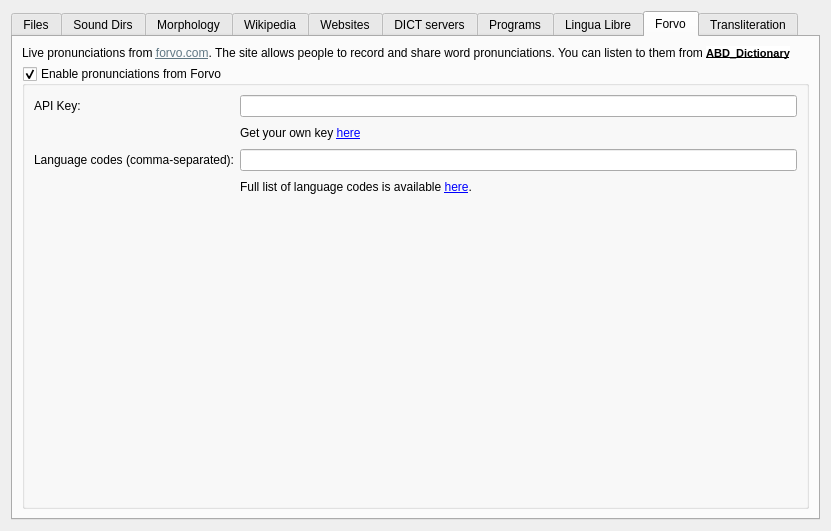
<?xml version="1.0" encoding="UTF-8"?>
<ui version="4.0">
 <class>Sources</class>
 <widget class="QWidget" name="Sources">
  <property name="geometry">
   <rect>
    <x>0</x>
    <y>0</y>
    <width>831</width>
    <height>531</height>
   </rect>
  </property>
  <property name="windowTitle">
   <string notr="true">Sources</string>
  </property>
  <layout class="QVBoxLayout" name="verticalLayout_9">
   <item>
    <widget class="QTabWidget" name="tabWidget">
     <property name="currentIndex">
      <number>8</number>
     </property>
     <property name="iconSize">
      <size>
       <width>15</width>
       <height>15</height>
      </size>
     </property>
     <property name="elideMode">
      <enum>Qt::ElideNone</enum>
     </property>
     <property name="usesScrollButtons">
      <bool>true</bool>
     </property>
     <widget class="QWidget" name="filesTab">
      <attribute name="icon">
       <iconset resource="../../resources.qrc">
        <normaloff>:/icons/folders.svg</normaloff>:/icons/folders.svg</iconset>
      </attribute>
      <attribute name="title">
       <string>Files</string>
      </attribute>
      <layout class="QVBoxLayout" name="verticalLayout_2">
       <item>
        <widget class="QLabel" name="label">
         <property name="text">
          <string>Paths to search for the dictionary files:</string>
         </property>
        </widget>
       </item>
       <item>
        <layout class="QHBoxLayout" name="horizontalLayout">
         <item>
          <widget class="QTreeView" name="paths"/>
         </item>
         <item>
          <layout class="QVBoxLayout" name="verticalLayout">
           <item>
            <widget class="QPushButton" name="addPath">
             <property name="text">
              <string>&amp;Add...</string>
             </property>
            </widget>
           </item>
           <item>
            <widget class="QPushButton" name="removePath">
             <property name="text">
              <string>&amp;Remove</string>
             </property>
            </widget>
           </item>
           <item>
            <spacer name="verticalSpacer">
             <property name="orientation">
              <enum>Qt::Vertical</enum>
             </property>
             <property name="sizeHint" stdset="0">
              <size>
               <width>17</width>
               <height>68</height>
              </size>
             </property>
            </spacer>
           </item>
           <item>
            <widget class="QPushButton" name="rescan">
             <property name="text">
              <string>Re&amp;scan now</string>
             </property>
            </widget>
           </item>
          </layout>
         </item>
        </layout>
       </item>
      </layout>
     </widget>
     <widget class="QWidget" name="tab">
      <attribute name="icon">
       <iconset resource="../../resources.qrc">
        <normaloff>:/icons/folder-sound.svg</normaloff>:/icons/folder-sound.svg</iconset>
      </attribute>
      <attribute name="title">
       <string>Sound Dirs</string>
      </attribute>
      <layout class="QVBoxLayout" name="verticalLayout_7">
       <item>
        <widget class="QLabel" name="label_3">
         <property name="text">
          <string>Make dictionaries from bunches of audiofiles by adding paths here:</string>
         </property>
        </widget>
       </item>
       <item>
        <layout class="QHBoxLayout" name="horizontalLayout_3">
         <item>
          <widget class="QTreeView" name="soundDirs"/>
         </item>
         <item>
          <layout class="QVBoxLayout" name="verticalLayout_6">
           <item>
            <widget class="QPushButton" name="addSoundDir">
             <property name="text">
              <string>&amp;Add...</string>
             </property>
            </widget>
           </item>
           <item>
            <widget class="QPushButton" name="removeSoundDir">
             <property name="text">
              <string>&amp;Remove</string>
             </property>
            </widget>
           </item>
           <item>
            <spacer name="verticalSpacer_3">
             <property name="orientation">
              <enum>Qt::Vertical</enum>
             </property>
             <property name="sizeHint" stdset="0">
              <size>
               <width>20</width>
               <height>40</height>
              </size>
             </property>
            </spacer>
           </item>
          </layout>
         </item>
        </layout>
       </item>
      </layout>
     </widget>
     <widget class="QWidget" name="tab_2">
      <attribute name="icon">
       <iconset resource="../../resources.qrc">
        <normaloff>:/icons/icon32_hunspell.png</normaloff>:/icons/icon32_hunspell.png</iconset>
      </attribute>
      <attribute name="title">
       <string>Morphology</string>
      </attribute>
      <layout class="QVBoxLayout" name="verticalLayout_8">
       <item>
        <widget class="QLabel" name="label_4">
         <property name="text">
          <string>Path to a directory with Hunspell/Myspell dictionaries:</string>
         </property>
        </widget>
       </item>
       <item>
        <layout class="QHBoxLayout" name="horizontalLayout_4">
         <item>
          <widget class="QLineEdit" name="hunspellPath">
           <property name="readOnly">
            <bool>true</bool>
           </property>
          </widget>
         </item>
         <item>
          <widget class="QPushButton" name="changeHunspellPath">
           <property name="text">
            <string>&amp;Change...</string>
           </property>
          </widget>
         </item>
        </layout>
       </item>
       <item>
        <widget class="QLabel" name="label_5">
         <property name="text">
          <string>Available morphology dictionaries:</string>
         </property>
        </widget>
       </item>
       <item>
        <layout class="QHBoxLayout" name="horizontalLayout_5">
         <item>
          <widget class="QTreeView" name="hunspellDictionaries"/>
         </item>
         <item>
          <widget class="QLabel" name="label_6">
           <property name="text">
            <string>Each morphology dictionary appears as a
separate auxiliary dictionary which
provides stem words for searches and
spelling suggestions for mistyped words.
Add appropriate dictionaries to the bottoms
of the appropriate groups to use them.</string>
           </property>
           <property name="textFormat">
            <enum>Qt::PlainText</enum>
           </property>
           <property name="wordWrap">
            <bool>false</bool>
           </property>
          </widget>
         </item>
        </layout>
       </item>
      </layout>
     </widget>
     <widget class="QWidget" name="mediaWikisTab">
      <attribute name="icon">
       <iconset resource="../../resources.qrc">
        <normaloff>:/icons/icon32_wiki.png</normaloff>:/icons/icon32_wiki.png</iconset>
      </attribute>
      <attribute name="title">
       <string>Wikipedia</string>
      </attribute>
      <layout class="QVBoxLayout" name="verticalLayout_4">
       <item>
        <widget class="QLabel" name="label_2">
         <property name="text">
          <string>Wikipedia (MediaWiki) sites:</string>
         </property>
        </widget>
       </item>
       <item>
        <layout class="QHBoxLayout" name="horizontalLayout_2">
         <item>
          <widget class="QTreeView" name="mediaWikis"/>
         </item>
         <item>
          <layout class="QVBoxLayout" name="verticalLayout_3">
           <item>
            <widget class="QPushButton" name="addMediaWiki">
             <property name="text">
              <string>&amp;Add...</string>
             </property>
            </widget>
           </item>
           <item>
            <widget class="QPushButton" name="removeMediaWiki">
             <property name="text">
              <string>&amp;Remove</string>
             </property>
            </widget>
           </item>
           <item>
            <spacer name="verticalSpacer_2">
             <property name="orientation">
              <enum>Qt::Vertical</enum>
             </property>
             <property name="sizeType">
              <enum>QSizePolicy::Expanding</enum>
             </property>
             <property name="sizeHint" stdset="0">
              <size>
               <width>20</width>
               <height>40</height>
              </size>
             </property>
            </spacer>
           </item>
          </layout>
         </item>
        </layout>
       </item>
      </layout>
     </widget>
     <widget class="QWidget" name="tab_4">
      <attribute name="icon">
       <iconset resource="../../resources.qrc">
        <normaloff>:/icons/internet.svg</normaloff>:/icons/internet.svg</iconset>
      </attribute>
      <attribute name="title">
       <string>Websites</string>
      </attribute>
      <layout class="QVBoxLayout" name="verticalLayout_11">
       <item>
        <widget class="QLabel" name="label_9">
         <property name="text">
          <string>Any websites. A string %GDWORD% will be replaced with the query word:</string>
         </property>
        </widget>
       </item>
       <item>
        <layout class="QHBoxLayout" name="horizontalLayout_6">
         <item>
          <widget class="QTreeView" name="webSites"/>
         </item>
         <item>
          <layout class="QVBoxLayout" name="verticalLayout_10">
           <item>
            <widget class="QPushButton" name="addWebSite">
             <property name="text">
              <string>&amp;Add...</string>
             </property>
            </widget>
           </item>
           <item>
            <widget class="QPushButton" name="removeWebSite">
             <property name="text">
              <string>&amp;Remove</string>
             </property>
            </widget>
           </item>
           <item>
            <spacer name="verticalSpacer_8">
             <property name="orientation">
              <enum>Qt::Vertical</enum>
             </property>
             <property name="sizeHint" stdset="0">
              <size>
               <width>20</width>
               <height>40</height>
              </size>
             </property>
            </spacer>
           </item>
          </layout>
         </item>
        </layout>
       </item>
       <item>
        <widget class="QLabel" name="label_10">
         <property name="text">
          <string>Alternatively, use %GD1251% for CP1251, %GDISO1%...%GDISO16% for ISO 8859-1...ISO 8859-16 respectively,
%GDBIG5% for Big-5, %GDBIG5HKSCS% for Big5-HKSCS, %GDGBK% for GBK and GB18030, %GDSHIFTJIS% for Shift-JIS.</string>
         </property>
        </widget>
       </item>
      </layout>
     </widget>
     <widget class="QWidget" name="dictdTab">
      <attribute name="icon">
       <iconset resource="../../resources.qrc">
        <normaloff>:/icons/network.svg</normaloff>:/icons/network.svg</iconset>
      </attribute>
      <attribute name="title">
       <string>DICT servers</string>
      </attribute>
      <layout class="QVBoxLayout" name="verticalLayout_16">
       <item>
        <widget class="QLabel" name="label_116">
         <property name="text">
          <string>DICT servers:</string>
         </property>
        </widget>
       </item>
       <item>
        <layout class="QHBoxLayout" name="horizontalLayout_16">
         <item>
          <widget class="QTreeView" name="dictServers"/>
         </item>
         <item>
          <layout class="QVBoxLayout" name="verticalLayout_17">
           <item>
            <widget class="QPushButton" name="addDictServer">
             <property name="text">
              <string>&amp;Add...</string>
             </property>
            </widget>
           </item>
           <item>
            <widget class="QPushButton" name="removeDictServer">
             <property name="text">
              <string>&amp;Remove</string>
             </property>
            </widget>
           </item>
           <item>
            <spacer name="verticalSpacer_18">
             <property name="orientation">
              <enum>Qt::Vertical</enum>
             </property>
             <property name="sizeHint" stdset="0">
              <size>
               <width>20</width>
               <height>40</height>
              </size>
             </property>
            </spacer>
           </item>
          </layout>
         </item>
        </layout>
       </item>
      </layout>
     </widget>
     <widget class="QWidget" name="tab_6">
      <attribute name="icon">
       <iconset resource="../../resources.qrc">
        <normaloff>:/icons/programs.svg</normaloff>:/icons/programs.svg</iconset>
      </attribute>
      <attribute name="title">
       <string>Programs</string>
      </attribute>
      <layout class="QVBoxLayout" name="verticalLayout_15">
       <item>
        <widget class="QLabel" name="label_16">
         <property name="text">
          <string>Any external programs. A string %GDWORD% will be replaced with the query word. A string %GDSEARCH% will be replaced with the text in the search bar. If both of the parameters are not provided, the headword will be fed into standard input.</string>
         </property>
         <property name="wordWrap">
          <bool>true</bool>
         </property>
        </widget>
       </item>
       <item>
        <layout class="QHBoxLayout" name="horizontalLayout_7">
         <item>
          <widget class="QTreeView" name="programs"/>
         </item>
         <item>
          <layout class="QVBoxLayout" name="verticalLayout_14">
           <item>
            <widget class="QPushButton" name="addProgram">
             <property name="text">
              <string>&amp;Add...</string>
             </property>
            </widget>
           </item>
           <item>
            <widget class="QPushButton" name="removeProgram">
             <property name="text">
              <string>&amp;Remove</string>
             </property>
            </widget>
           </item>
           <item>
            <spacer name="verticalSpacer_12">
             <property name="orientation">
              <enum>Qt::Vertical</enum>
             </property>
             <property name="sizeHint" stdset="0">
              <size>
               <width>20</width>
               <height>40</height>
              </size>
             </property>
            </spacer>
           </item>
          </layout>
         </item>
        </layout>
       </item>
      </layout>
     </widget>
     <widget class="QWidget" name="tab_lingua">
      <attribute name="icon">
       <iconset resource="../../resources.qrc">
        <normaloff>:/icons/lingualibre.svg</normaloff>:/icons/lingualibre.svg</iconset>
      </attribute>
      <attribute name="title">
       <string>Lingua Libre</string>
      </attribute>
      <layout class="QVBoxLayout" name="verticalLayout_5">
       <item>
        <widget class="QLabel" name="label_17">
         <property name="text">
          <string>&lt;html&gt;&lt;head/&gt;&lt;body&gt;&lt;p&gt;Pronunciations provided by &lt;a href=&quot;https://lingualibre.org&quot;&gt;&lt;span style=&quot; text-decoration: underline; color:#2980b9;&quot;&gt;Lingua Libre&lt;/span&gt;&lt;/a&gt;, a collaborative linguistic media library of Wikimedia France. &lt;/p&gt;&lt;/body&gt;&lt;/html&gt;</string>
         </property>
         <property name="openExternalLinks">
          <bool>true</bool>
         </property>
        </widget>
       </item>
       <item>
        <widget class="QGroupBox" name="linguaEnabled">
         <property name="title">
          <string>Enable Lingua Libre</string>
         </property>
         <property name="checkable">
          <bool>true</bool>
         </property>
         <layout class="QFormLayout" name="formLayout_2">
          <item row="0" column="0">
           <widget class="QLabel" name="label_18">
            <property name="text">
             <string>ISO 639-3 language code</string>
            </property>
           </widget>
          </item>
          <item row="0" column="1">
           <widget class="QLineEdit" name="linguaLangCode"/>
          </item>
          <item row="1" column="1">
           <widget class="QLabel" name="label_19">
            <property name="text">
             <string>Examples:  &amp;quot;eng&amp;quot; for English, &amp;quot;fra&amp;quot; for French &lt;br&gt;

Full list of availiable languages can be found &lt;a href=&quot;https://lingualibre.org/wiki/LinguaLibre:Stats/Languages&quot;&gt; here &lt;/a&gt;</string>
            </property>
            <property name="openExternalLinks">
             <bool>true</bool>
            </property>
           </widget>
          </item>
         </layout>
        </widget>
       </item>
       <item>
        <spacer name="verticalSpacer_4">
         <property name="orientation">
          <enum>Qt::Vertical</enum>
         </property>
         <property name="sizeHint" stdset="0">
          <size>
           <width>20</width>
           <height>40</height>
          </size>
         </property>
        </spacer>
       </item>
      </layout>
     </widget>
     <widget class="QWidget" name="tab_5">
      <attribute name="icon">
       <iconset resource="../../resources.qrc">
        <normaloff>:/icons/forvo.png</normaloff>:/icons/forvo.png</iconset>
      </attribute>
      <attribute name="title">
       <string>Forvo</string>
      </attribute>
      <layout class="QVBoxLayout" name="verticalLayout_13">
       <item>
        <widget class="QLabel" name="label_11">
         <property name="sizePolicy">
          <sizepolicy hsizetype="Preferred" vsizetype="Preferred">
           <horstretch>0</horstretch>
           <verstretch>0</verstretch>
          </sizepolicy>
         </property>
         <property name="text">
          <string>&lt;html&gt;&lt;head/&gt;&lt;body&gt;&lt;p&gt;Live pronunciations from &lt;a href=&quot;http://www.forvo.com/&quot;&gt;&lt;span style=&quot; text-decoration: underline; color:#617884;&quot;&gt;forvo.com&lt;/span&gt;&lt;/a&gt;. The site allows people to record and share word pronunciations. You can listen to them from &lt;a href=&quot;https://github.com/Group8-IMIS/ABD_Dictionary&quot;&gt;&lt;span style=&quot; font-family:'-apple-system','BlinkMacSystemFont','Segoe UI','Noto Sans','Helvetica','Arial','sans-serif','Apple Color Emoji','Segoe UI Emoji'; font-size:8pt; font-weight:700; text-decoration: underline; color:#000000; background-color:#ffffff;&quot;&gt;ABD_Dictionary&lt;/span&gt;&lt;/a&gt;&lt;/p&gt;&lt;/body&gt;&lt;/html&gt;</string>
         </property>
         <property name="wordWrap">
          <bool>true</bool>
         </property>
         <property name="openExternalLinks">
          <bool>true</bool>
         </property>
        </widget>
       </item>
       <item>
        <widget class="QGroupBox" name="forvoEnabled">
         <property name="title">
          <string>Enable pronunciations from Forvo</string>
         </property>
         <property name="checkable">
          <bool>true</bool>
         </property>
         <property name="checked">
          <bool>true</bool>
         </property>
         <layout class="QVBoxLayout" name="verticalLayout_12">
          <item>
           <layout class="QFormLayout" name="formLayout">
            <property name="fieldGrowthPolicy">
             <enum>QFormLayout::ExpandingFieldsGrow</enum>
            </property>
            <item row="0" column="0">
             <widget class="QLabel" name="label_12">
              <property name="text">
               <string>API Key:</string>
              </property>
             </widget>
            </item>
            <item row="0" column="1">
             <widget class="QLineEdit" name="forvoApiKey">
              <property name="toolTip">
               <string>&lt;html&gt;&lt;head/&gt;&lt;body&gt;&lt;p&gt;Use of Forvo currently requires an API key, register on the site to get your own key.&lt;/p&gt;&lt;/body&gt;&lt;/html&gt;</string>
              </property>
             </widget>
            </item>
            <item row="1" column="0">
             <spacer name="horizontalSpacer_2">
              <property name="orientation">
               <enum>Qt::Horizontal</enum>
              </property>
              <property name="sizeType">
               <enum>QSizePolicy::Fixed</enum>
              </property>
              <property name="sizeHint" stdset="0">
               <size>
                <width>18</width>
                <height>20</height>
               </size>
              </property>
             </spacer>
            </item>
            <item row="1" column="1">
             <widget class="QLabel" name="label_13">
              <property name="text">
               <string>&lt;html&gt;&lt;head/&gt;&lt;body&gt;&lt;p&gt;Get your own key &lt;a href=&quot;http://api.forvo.com/key/&quot;&gt;&lt;span style=&quot; text-decoration: underline; color:#0000ff;&quot;&gt;here&lt;/span&gt;&lt;/a&gt;&lt;/p&gt;&lt;/body&gt;&lt;/html&gt;</string>
              </property>
              <property name="wordWrap">
               <bool>false</bool>
              </property>
              <property name="openExternalLinks">
               <bool>true</bool>
              </property>
             </widget>
            </item>
            <item row="2" column="0">
             <widget class="QLabel" name="label_14">
              <property name="text">
               <string>Language codes (comma-separated):</string>
              </property>
             </widget>
            </item>
            <item row="2" column="1">
             <widget class="QLineEdit" name="forvoLanguageCodes">
              <property name="toolTip">
               <string>List of language codes you would like to have. Example: &quot;en, ru&quot;.</string>
              </property>
             </widget>
            </item>
            <item row="3" column="0">
             <spacer name="horizontalSpacer">
              <property name="orientation">
               <enum>Qt::Horizontal</enum>
              </property>
              <property name="sizeType">
               <enum>QSizePolicy::Fixed</enum>
              </property>
              <property name="sizeHint" stdset="0">
               <size>
                <width>18</width>
                <height>20</height>
               </size>
              </property>
             </spacer>
            </item>
            <item row="3" column="1">
             <widget class="QLabel" name="label_15">
              <property name="text">
               <string>Full list of language codes is available &lt;a href=&quot;http://www.forvo.com/languages-codes/&quot;&gt;here&lt;/a&gt;.</string>
              </property>
              <property name="openExternalLinks">
               <bool>true</bool>
              </property>
             </widget>
            </item>
           </layout>
          </item>
          <item>
           <spacer name="verticalSpacer_10">
            <property name="orientation">
             <enum>Qt::Vertical</enum>
            </property>
            <property name="sizeHint" stdset="0">
             <size>
              <width>20</width>
              <height>40</height>
             </size>
            </property>
           </spacer>
          </item>
         </layout>
        </widget>
       </item>
      </layout>
     </widget>
     <widget class="QWidget" name="tab_3">
      <attribute name="icon">
       <iconset resource="../../resources.qrc">
        <normaloff>:/icons/transliteration.png</normaloff>:/icons/transliteration.png</iconset>
      </attribute>
      <attribute name="title">
       <string>Transliteration</string>
      </attribute>
      <layout class="QVBoxLayout" name="transliterationLayout">
       <property name="spacing">
        <number>6</number>
       </property>
       <item>
        <layout class="QGridLayout" name="gridLayout_2">
         <item row="0" column="1">
          <widget class="QCheckBox" name="enableGreekTransliteration">
           <property name="text">
            <string>Greek transliteration</string>
           </property>
           <property name="icon">
            <iconset resource="../../icons/flags.qrc">
             <normaloff>:/flags/gr.png</normaloff>:/flags/gr.png</iconset>
           </property>
          </widget>
         </item>
         <item row="0" column="0">
          <widget class="QCheckBox" name="enableRussianTransliteration">
           <property name="text">
            <string>Russian transliteration</string>
           </property>
           <property name="icon">
            <iconset resource="../../icons/flags.qrc">
             <normaloff>:/flags/ru.png</normaloff>:/flags/ru.png</iconset>
           </property>
          </widget>
         </item>
         <item row="1" column="0">
          <widget class="QCheckBox" name="enableGermanTransliteration">
           <property name="text">
            <string>German transliteration</string>
           </property>
           <property name="icon">
            <iconset resource="../../icons/flags.qrc">
             <normaloff>:/flags/de.png</normaloff>:/flags/de.png</iconset>
           </property>
          </widget>
         </item>
         <item row="1" column="1">
          <widget class="QCheckBox" name="enableBelarusianTransliteration">
           <property name="text">
            <string>Belarusian transliteration</string>
           </property>
           <property name="icon">
            <iconset resource="../../icons/flags.qrc">
             <normaloff>:/flags/by.png</normaloff>:/flags/by.png</iconset>
           </property>
          </widget>
         </item>
        </layout>
       </item>
       <item>
        <widget class="QGroupBox" name="enableRomaji">
         <property name="toolTip">
          <string>Enables to use the Latin alphabet to write the Japanese language</string>
         </property>
         <property name="title">
          <string>Japanese Romaji</string>
         </property>
         <property name="checkable">
          <bool>true</bool>
         </property>
         <property name="checked">
          <bool>true</bool>
         </property>
         <layout class="QGridLayout" name="gridLayout">
          <item row="0" column="0">
           <widget class="QLabel" name="label_7">
            <property name="text">
             <string>Systems:</string>
            </property>
           </widget>
          </item>
          <item row="0" column="1">
           <widget class="QCheckBox" name="enableHepburn">
            <property name="toolTip">
             <string>The most widely used method of transcription of Japanese,
based on English phonology</string>
            </property>
            <property name="text">
             <string>Hepburn</string>
            </property>
           </widget>
          </item>
          <item row="0" column="2">
           <widget class="QCheckBox" name="enableNihonShiki">
            <property name="enabled">
             <bool>false</bool>
            </property>
            <property name="toolTip">
             <string>The most regular system, having a one-to-one relation to the
kana writing systems. Standardized as ISO 3602

Not implemented yet in GoldenDict.</string>
            </property>
            <property name="text">
             <string>Nihon-shiki</string>
            </property>
           </widget>
          </item>
          <item row="0" column="3">
           <widget class="QCheckBox" name="enableKunreiShiki">
            <property name="enabled">
             <bool>false</bool>
            </property>
            <property name="toolTip">
             <string>Based on Nihon-shiki system, but modified for modern standard Japanese.
Standardized as ISO 3602

Not implemented yet in GoldenDict.</string>
            </property>
            <property name="text">
             <string>Kunrei-shiki</string>
            </property>
           </widget>
          </item>
          <item row="1" column="0">
           <widget class="QLabel" name="label_8">
            <property name="text">
             <string>Syllabaries:</string>
            </property>
           </widget>
          </item>
          <item row="1" column="2">
           <widget class="QCheckBox" name="enableHiragana">
            <property name="toolTip">
             <string>Hiragana Japanese syllabary</string>
            </property>
            <property name="text">
             <string>Hiragana</string>
            </property>
           </widget>
          </item>
          <item row="1" column="3">
           <widget class="QCheckBox" name="enableKatakana">
            <property name="toolTip">
             <string>Katakana Japanese syllabary</string>
            </property>
            <property name="text">
             <string>Katakana</string>
            </property>
           </widget>
          </item>
         </layout>
        </widget>
       </item>
       <item>
        <layout class="QVBoxLayout" name="verticalLayout_18">
         <item>
          <widget class="QGroupBox" name="enableCustomTransliteration">
           <property name="title">
            <string>Custom transliteration</string>
           </property>
           <property name="checkable">
            <bool>true</bool>
           </property>
           <layout class="QVBoxLayout" name="verticalLayout_19">
            <item>
             <widget class="QLabel" name="label_21">
              <property name="text">
               <string>This only applied in search phrase, with each line represent a transliteration,semicolon seperated. For example, ae;æ,users can input ae to represent æ in the target word.</string>
              </property>
              <property name="wordWrap">
               <bool>true</bool>
              </property>
             </widget>
            </item>
            <item>
             <widget class="QPlainTextEdit" name="customTransliteration">
              <property name="placeholderText">
               <string>ae;æ #this is an example</string>
              </property>
             </widget>
            </item>
           </layout>
          </widget>
         </item>
        </layout>
       </item>
      </layout>
     </widget>
    </widget>
   </item>
  </layout>
 </widget>
 <tabstops>
  <tabstop>enableRussianTransliteration</tabstop>
  <tabstop>enableGermanTransliteration</tabstop>
  <tabstop>enableRomaji</tabstop>
  <tabstop>enableHepburn</tabstop>
  <tabstop>enableNihonShiki</tabstop>
  <tabstop>enableKunreiShiki</tabstop>
  <tabstop>enableHiragana</tabstop>
  <tabstop>enableKatakana</tabstop>
  <tabstop>hunspellPath</tabstop>
  <tabstop>changeHunspellPath</tabstop>
  <tabstop>hunspellDictionaries</tabstop>
  <tabstop>mediaWikis</tabstop>
  <tabstop>addMediaWiki</tabstop>
  <tabstop>removeMediaWiki</tabstop>
  <tabstop>tabWidget</tabstop>
  <tabstop>addPath</tabstop>
  <tabstop>removePath</tabstop>
  <tabstop>rescan</tabstop>
  <tabstop>soundDirs</tabstop>
  <tabstop>addSoundDir</tabstop>
  <tabstop>removeSoundDir</tabstop>
  <tabstop>paths</tabstop>
 </tabstops>
 <resources>
  <include location="../../icons/flags.qrc"/>
  <include location="../../resources.qrc"/>
 </resources>
 <connections/>
</ui>
